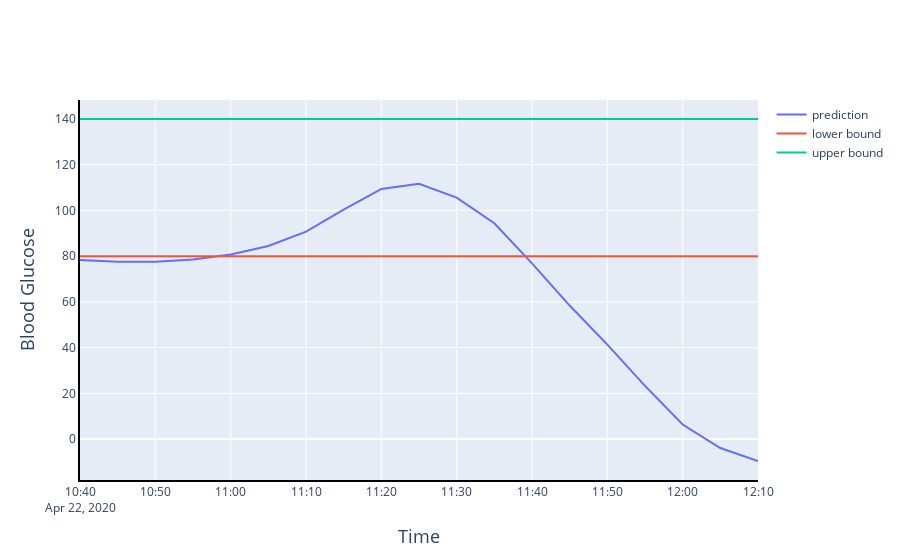

The notebook cell this image was saved under:
### Code cell
fig = go.Figure()
fig.add_trace(
    go.Scatter(
        x=y_ind,
        y=ypred,
        mode='lines',
        name='prediction')
    )
fig.add_trace(
    go.Scatter(
        x=y_ind,
        y=np.ones(len(y_ind))*patient.target_range[0],
        mode='lines',
        name='lower bound')
    )
fig.add_trace(
    go.Scatter(
        x=y_ind,
        y=np.ones(len(y_ind))*patient.target_range[1],
        mode='lines',
        name='upper bound')
    )
fig.update_xaxes(
    title_text='Time',
    title_font=dict(size=18),
    showline=True, 
    linewidth=2, 
    linecolor='black')
fig.update_yaxes(
    title_text='Blood Glucose', 
    title_font=dict(size=18),
    showline=True, 
    linewidth=2, 
    linecolor='black')
fig.show()

### Figure 1 — Plotly figure (JSON) as saved in the notebook; plotly's stock layout.template omitted (floating-point values rounded to 4 significant figures)
{"data": [{"mode": "lines", "name": "prediction", "type": "scatter", "x": ["2020-04-22T10:40:00", "2020-04-22T10:45:00", "2020-04-22T10:50:00", "2020-04-22T10:55:00", "2020-04-22T11:00:00", "2020-04-22T11:05:00", "2020-04-22T11:10:00", "2020-04-22T11:15:00", "2020-04-22T11:20:00", "2020-04-22T11:25:00", "2020-04-22T11:30:00", "2020-04-22T11:35:00", "2020-04-22T11:40:00", "2020-04-22T11:45:00", "2020-04-22T11:50:00", "2020-04-22T11:55:00", "2020-04-22T12:00:00", "2020-04-22T12:05:00", "2020-04-22T12:10:00"], "y": [78.29, 77.51, 77.58, 78.53, 80.78, 84.44, 90.72, 100.3, 109.4, 111.6, 105.6, 94.4, 76.87, 58.41, 41.3, 23.27, 6.365, -3.907, -9.582]}, {"mode": "lines", "name": "lower bound", "type": "scatter", "x": ["2020-04-22T10:40:00", "2020-04-22T10:45:00", "2020-04-22T10:50:00", "2020-04-22T10:55:00", "2020-04-22T11:00:00", "2020-04-22T11:05:00", "2020-04-22T11:10:00", "2020-04-22T11:15:00", "2020-04-22T11:20:00", "2020-04-22T11:25:00", "2020-04-22T11:30:00", "2020-04-22T11:35:00", "2020-04-22T11:40:00", "2020-04-22T11:45:00", "2020-04-22T11:50:00", "2020-04-22T11:55:00", "2020-04-22T12:00:00", "2020-04-22T12:05:00", "2020-04-22T12:10:00"], "y": [80, 80, 80, 80, 80, 80, 80, 80, 80, 80, 80, 80, 80, 80, 80, 80, 80, 80, 80]}, {"mode": "lines", "name": "upper bound", "type": "scatter", "x": ["2020-04-22T10:40:00", "2020-04-22T10:45:00", "2020-04-22T10:50:00", "2020-04-22T10:55:00", "2020-04-22T11:00:00", "2020-04-22T11:05:00", "2020-04-22T11:10:00", "2020-04-22T11:15:00", "2020-04-22T11:20:00", "2020-04-22T11:25:00", "2020-04-22T11:30:00", "2020-04-22T11:35:00", "2020-04-22T11:40:00", "2020-04-22T11:45:00", "2020-04-22T11:50:00", "2020-04-22T11:55:00", "2020-04-22T12:00:00", "2020-04-22T12:05:00", "2020-04-22T12:10:00"], "y": [140, 140, 140, 140, 140, 140, 140, 140, 140, 140, 140, 140, 140, 140, 140, 140, 140, 140, 140]}], "layout": {"autosize": true, "xaxis": {"autorange": true, "linecolor": "black", "linewidth": 2, "range": ["2020-04-22 10:40", "2020-04-22 12:10"], "showline": true, "title": {"font": {"size": 18}, "text": "Time"}, "type": "date"}, "yaxis": {"autorange": true, "linecolor": "black", "linewidth": 2, "range": [-17.89, 148.3], "showline": true, "title": {"font": {"size": 18}, "text": "Blood Glucose"}, "type": "linear"}}}
